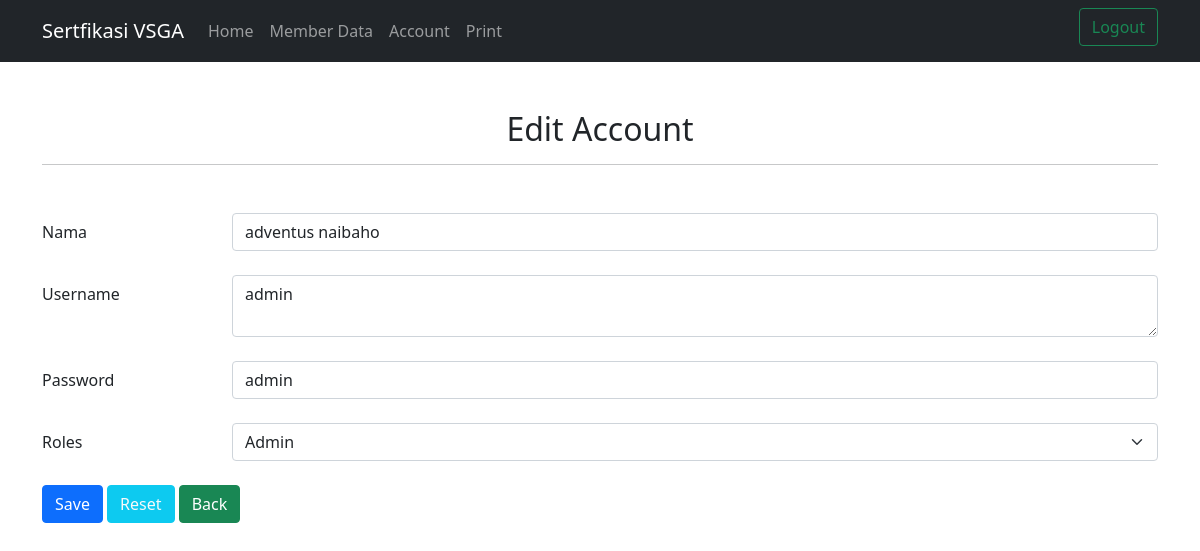
/index_admin.php?p=edit-user&id_user=118, run on the app's committed database.
### tables this page shows
CREATE TABLE `user` (
  `id_user` int(11) NOT NULL,
  `nama` varchar(255) NOT NULL,
  `username` varchar(255) NOT NULL,
  `password` varchar(255) NOT NULL,
  `roles` varchar(20) NOT NULL
);

### pages/edit-user.php (the view, shortened to what this page needs)
<?php
    include"koneksi.php";
    $id_user=$_GET['id_user'];
    $query=mysqli_query($db,"SELECT*FROM user WHERE id_user='$id_user'");
    $isi=mysqli_fetch_array($query);
?>
<div class="container">
    <div class="text-center my-5">
        <h2>Edit Account </h2><hr>
    </div>
    <form action="proses/user-edit.php" method="POST" enctype="multipart/form-data">
        <div class="form-group row mb-4">
            <label for="name" class="col-sm-2 col-form-label">Nama</label>
            <div class="col-sm-10">
                <input type="text" class="form-control" id="name" placeholder="Nama" name="nama" value="<?php echo $isi['nama']?>">
            </div>
        </div>
        <div class="form-group row mb-4">
            <label for="username" class="col-sm-2 col-form-label">Username</label>
            <div class="col-sm-10">
                <textarea class="form-control" id="username" placeholder="Username" rows="2" name="username"><?php echo $isi['username']?></textarea>
            </div>
        </div>
        <div class="form-group row mb-4">
            <label for="password" class="col-sm-2 col-form-label">Password</label>
            <div class="col-sm-10">
                <input type="text" class="form-control" id="password" placeholder="Password" name="password" value="<?php echo $isi['password']?>">
            </div>
        </div>
        <div class="form-group row mb-4">
            <label for="roles" class="col-sm-2 col-form-label">Roles</label>
            <div class="col-sm-10">
                <select class="form-select" id="roles" placeholder="Roles" name='roles'>
                    <option value="<?php echo $isi['roles']?>"><?php echo $isi['roles']?></option>
                </select>
            </div>
        </div>
        <button type="submit" name="submit" class="btn btn-primary">Save</button>
        <button type="button" onClick="window.location.reload()" class="btn btn-info text-light">Reset</button>
        <button type="button" class="btn btn-success"><a style="text-decoration:none;color:white;"href="index_admin.php?p=user">Back</a></button>
    </form>
</div>

### data on the page
user: nama "adventus naibaho", username "admin", password "admin", roles "Admin"
